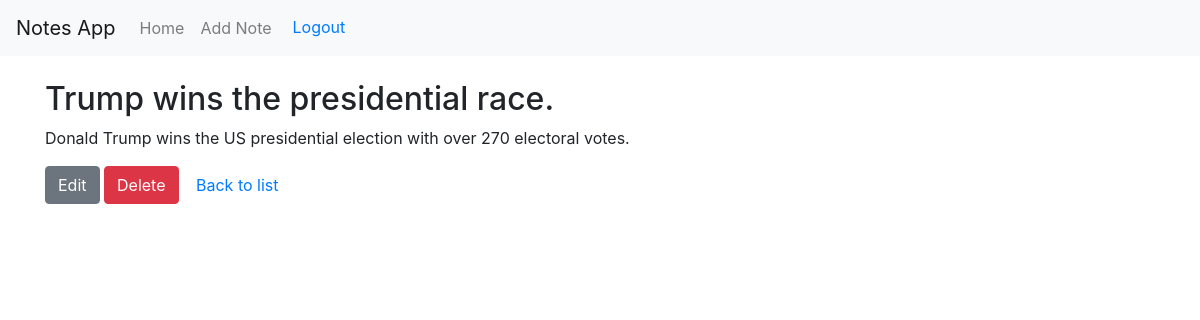
/note/4/ (signed in), run on the app's committed database.
### notes/models.py (models this page shows, shortened)
class Note(models.Model):
    title = models.CharField(max_length=100)
    body = models.TextField()
    created_at = models.DateTimeField(auto_now_add=True)
    updated_at = models.DateTimeField(auto_now=True)
    user = models.ForeignKey(User, on_delete=models.CASCADE, related_name='notes')

### notes/views.py (the view)
# urls.py: path('note/<int:pk>/', NoteDetailView.as_view(), name='note_detail'),
class NoteDetailView(LoginRequiredMixin, DetailView):
    model = Note
    template_name = 'notes/note_detail.html'

### notes/templates/notes/note_detail.html (shortened to what this page needs)
{% extends 'base_generic.html' %}
{% block content %}
<h2>{{ note.title }}</h2>
<p>{{ note.body }}</p>
<a class="btn btn-secondary" href="{% url 'notes:note_edit' note.pk %}">Edit</a>
<a class="btn btn-danger" href="{% url 'notes:note_delete' note.pk %}">Delete</a>
<a class="btn btn-link" href="{% url 'notes:note_list' %}">Back to list</a>
{% endblock %}

### data on the page
Note: title "Trump wins the presidential race.", body "Donald Trump wins the US presidential election with over 270 electoral votes."
